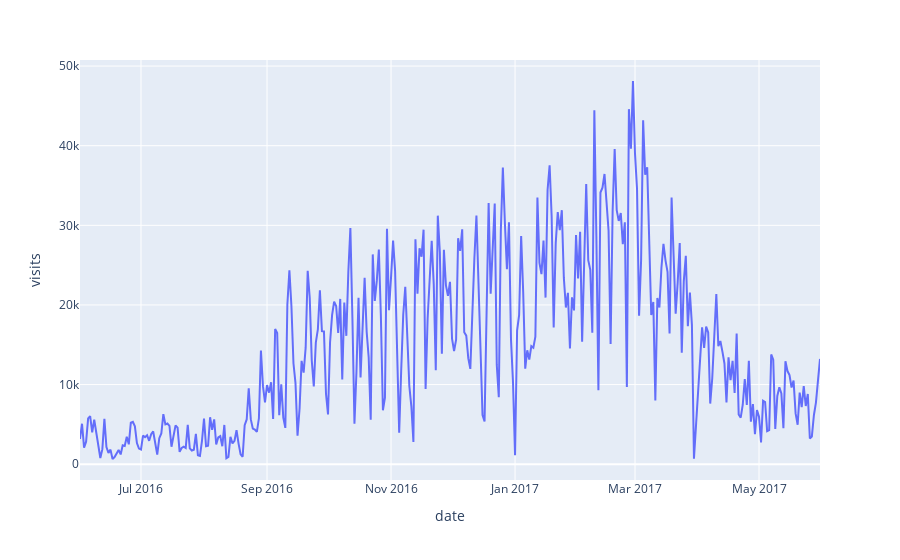

Notebook source saved alongside this figure:
### Code cell
#Выведем сначала график для наглядности. 

visits = table1_cohort.groupby('start_dt').size().reset_index()
visits.columns = ['date', 'visits']
fig = px.line(visits, x='date', y='visits')
fig.show()

### Figure 1 — Plotly figure (JSON) as saved in the notebook; plotly's stock layout.template omitted (floating-point values rounded to 4 significant figures; data arrays with more than 128 entries replaced by an {"elided": "..."} marker saying what was removed)
{"data": [{"hovertemplate": "date=%{x}<br>visits=%{y}<extra></extra>", "legendgroup": "", "line": {"color": "#636efa", "dash": "solid"}, "marker": {"symbol": "circle"}, "mode": "lines", "name": "", "orientation": "v", "showlegend": false, "type": "scatter", "x": {"elided": "363 str values"}, "xaxis": "x", "y": {"elided": "363 int values"}, "yaxis": "y"}], "layout": {"legend": {"tracegroupgap": 0}, "margin": {"t": 60}, "xaxis": {"anchor": "y", "domain": [0, 1], "title": {"text": "date"}}, "yaxis": {"anchor": "x", "domain": [0, 1], "title": {"text": "visits"}}}}
